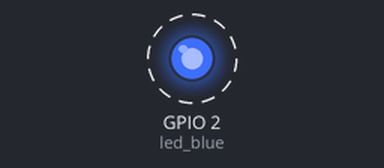
Recording of a program running on a simulated ESP32 board running MicroPython. On the bench: output pins drawn as LEDs (lit = HIGH). Dashed ring = blinking.

Above: at 0.5 s.
Timing chart, 0 to 4.6 s (numbered marks = the images above):
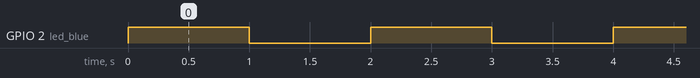

Measured:
- by itself, GPIO 2 (led_blue): alternates HIGH for 1.0 s and LOW for 1.0 s

The program:

leds.py
```python
from machine import Pin
import uasyncio

LED_PIN_BLUE = 2

led_blue = Pin(2, Pin.OUT)


async def blink():
    while True:
        v = not led_blue.value()
        led_blue.value(v)
        await uasyncio.sleep_ms(1000)


def test():
    loop = uasyncio.get_event_loop()
    loop.create_task(blink())
    loop.run_forever()


if __name__ == '__main__':
    test()
    
```
